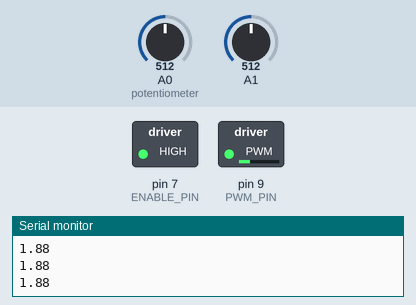
Recording of a sketch running on a simulated Arduino Uno, built with avr-gcc and run on an emulated ATmega328P. Shown: switched loads named in the sketch (green lamp = pin HIGH), the last lines printed to the serial monitor. Inputs (shaded band) come from the test bench; at power-on: A0 (potentiometer) = 512, A1 = 512.

Above: at 3.2 s.
3.3 s: A0 (potentiometer) set to 545
At 3.6 s:
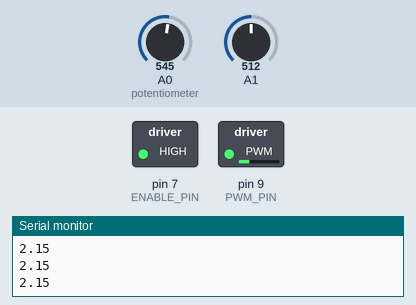
4.8 s: A1 set to 716
At 6.0 s:
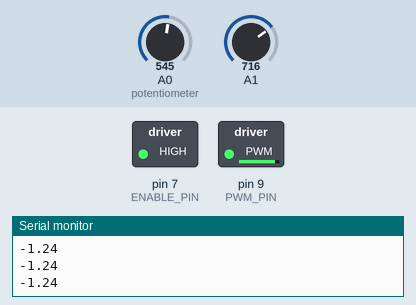
6.3 s: A1 set to 525
At 7.2 s:
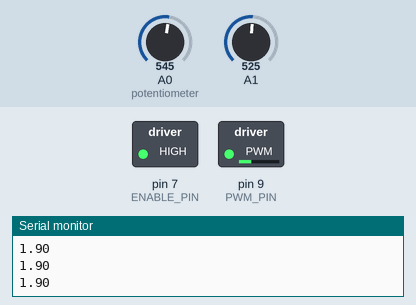
7.8 s: A0 (potentiometer) set to 525
At 8.2 s:
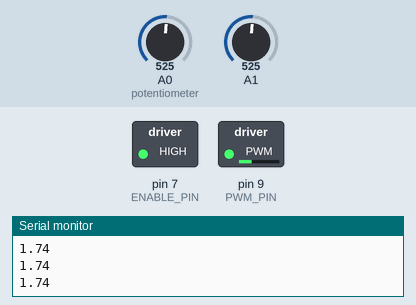
Timing chart, 0 to 10.3 s (numbered marks = the images above; inputs shaded):
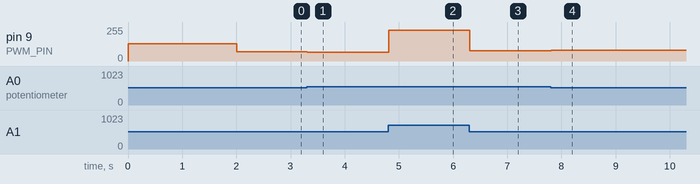

Measured:
- after the input at 3.3 s, pin 9 (PWM_PIN): 69/255 → 64/255 at once
- after the input at 4.8 s, pin 9 (PWM_PIN): 64/255 → 229/255 at once
- after the input at 6.3 s, pin 9 (PWM_PIN): 229/255 → 77/255 at once
- after the input at 7.8 s, pin 9 (PWM_PIN): 77/255 → 79/255 at once

The sketch:

PControllerTest.ino
```cpp
#include <TimerOne.h>

/*
  Husk at installere bibliotek Sketch installer bibliotek - addlibrary   find zip fil. arduino pakker det ud.
  forstÃ¸rrelsesglas giver seriel data,  klik autoscroll fra, og CTRL+A for at markere modtaget data, kopier over i editor.
  Husk ESCON(motordriver) bliver reset ved arduino opstart. og sÃ¥fremt den har en error nustillies denne. Dette gÃ¸res af sikerhedshensyn kun ved opstart.

*/

//  PWM to ESCON(motor driver) Scaling
//  duty cycle <10% = invalid, motor driver will shut down
//  duty cycle 10% = -11A
//  duty cycle 50% = 0A
//  duty cycle 90% = +11A
//  duty cycle >90% = invalid, motor driver will shut down
//  PWM = 8bit, 0-255,  127/128 = 50


#define PWM_PIN 9
#define ENABLE_PIN 7
#define POTMETERARM A0
#define POTMETERSTICK A1
#define CURRENT_INPUT A5


unsigned long previousMillis = 0;
int squareCount = 0;
int timecount = 0;

int pos = 0;
int posStick = 0;
float Oldpos = 0;
float OldposStick = 0;

int OldOldpos = 0;
int OldOldposStick = 0;

float errorThetaA = 0;
float errorDist = 0;
float OlderrorDist = 0;
float olderrorArm = 0;

float calcedPWM = 0;

const float looptime = 5;  // looptime in ms.
float setpoint = 380;
float setpointStick = 535;
//Outer loop gain
float pgain = 6.6;
float igain = 0;
float dgain = 1.1;
//Inner loop gain
float pgainInner = 400;
float igainInner = 900;
float dgainInner = 25;

void setup() {
  // put your setup code here, to run once:

  // setup timerOne, we use this library to get 10bit resolution for PWM.
  Timer1.initialize(2000);
  Timer1.stop();				//stop the counter
  Timer1.restart();			//set the clock to zero
  pinMode(PWM_PIN, OUTPUT);
  Timer1.pwm(PWM_PIN, 512, 2000);   // setup to 500Hz and 50% Duty cycle
  // to change PWM use the following function
  // Timer1.setPwmDuty(PWM_PIN, 512);
  // we setup this pwm signal before enabling the ESCON, sÃ¥ that it gets a valid pwm from the start.

  pinMode(ENABLE_PIN, OUTPUT);
  digitalWrite(ENABLE_PIN, LOW);  // disable ESCON to clear any errors
  delay(2000);
  digitalWrite(ENABLE_PIN, HIGH);  // enable ESCON
  Serial.begin(57600);            // enable serial comm
  previousMillis = millis();    // take initial timestamp.
}


void loop() {

  // put your main code here, to run repeatedly:
  pos = analogRead(A0);  // read position from potentiometer
  posStick = analogRead(A1);
//  if (posStick < 480 ||  posStick > 580)
//  {
//    posStick = setpointStick;
//    pos = setpoint;
//  }

  //  if (pos < 235 || pos > 528)
  //  {
  //    posStick = setpointStick;
  //    pos = setpoint;
  //  }
  //Serial.println(setpoint)
  //Serial.println(pos);        // print for debug
  //Serial.println(posStick);        // print for debug
  //Serial.print(" ,setp : ");
  //Serial.print(setpoint);


  //Controller
  //int errorThetaA = 0;
  //int errorDist = 0;
  float MappedPotArm = map(pos, 90, 670, -90 * 3.1415926 *10, 90 * 3.1415926 * 10);
  MappedPotArm=MappedPotArm/1800;
  float MappedPotStick = map(posStick, 248, 823, -90 * 3.1415926 * 10, 90 * 3.1415926 * 10);
  MappedPotStick=MappedPotStick/1800;
  //Serial.println(MappedPotStick);
  errorDist = 0 - ((0.33 * sin(0 - MappedPotArm)) - (0.533 * sin(0 - MappedPotStick))); // Error in distance from 0 radians
  //Serial.println(errorDist);
  float setThetaA = (pgain * errorDist) + (dgain / looptime) * (errorDist - OlderrorDist);
  Serial.println(setThetaA);
  float errorArm = (setThetaA-MappedPotArm);

  float controller = ((pgainInner * errorArm) + (dgainInner / looptime * (errorArm - olderrorArm)) + (igainInner * looptime * (errorArm + olderrorArm)));


  calcedPWM = (512 + ((controller * 11) / 512));

  OlderrorDist = errorDist;
  olderrorArm = errorArm;
  // limit pwm til valid range with 90% and 10%
  if (calcedPWM > 916)
    calcedPWM = 916;
  if (calcedPWM < 105)
    calcedPWM = 105;

  // invert signal to make the controller go the other towards center.
  calcedPWM = 1024 - calcedPWM;
  Timer1.setPwmDuty(PWM_PIN, calcedPWM);

  Oldpos = pos;
  OldposStick = posStick;
  //  // vent til looptime er gÃ¥et.
  while ((previousMillis + looptime) > millis())
  {} // wait
  previousMillis = millis(); // take new timestamp
}
```
